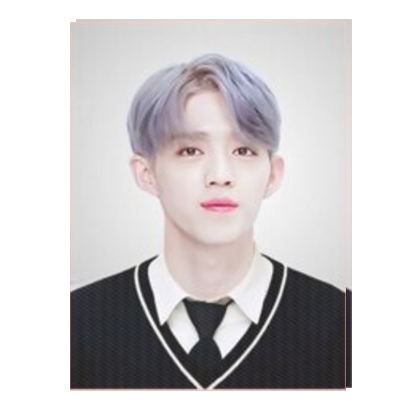
//> input picture arithmetic/20190729_194228.png, 408 x 408 px
$ ./main   (built with g++ and OpenCV 4)
//> lines starting //> are read from the running program, lines starting //| are printed output that depends on the picture
#include "opencv2/opencv.hpp"
#include <iostream>

using namespace cv;
using namespace std;

int main(void)
{
	Mat src1 = imread("20190729_194228.png");
//> src1 is the input picture: 408 rows x 408 cols, CV_8UC3; mean B, G, R 203.1, 202, 205
	Mat src2 = imread("20190729_194303.png");
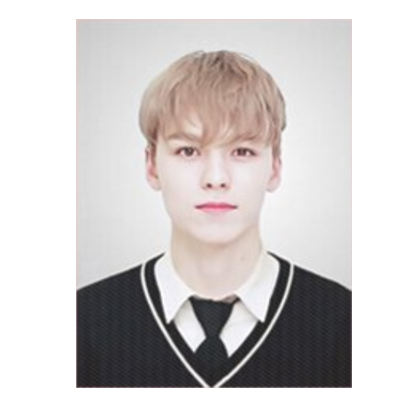
//> input picture arithmetic/20190729_194303.png, 408 x 408 px
//> src2 is the input picture: 408 rows x 408 cols, CV_8UC3; mean B, G, R 202.8, 203.4, 207.3

	if (src1.empty() || src2.empty()) {
		cerr << "Image load failed!" << endl;
		return -1;
	}

	imshow("src1", src1);
	imshow("src2", src2);

	Mat dst1, dst2;

	addWeighted(src1, 0.5, src2, 0.5, 0, dst2);
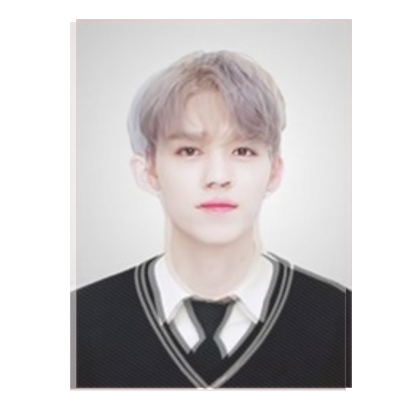
//> dst2: 408 rows x 408 cols, CV_8UC3; mean B, G, R 203, 202.7, 206.2
	imshow("dst2", dst2);


	// [11 lines of commented-out code are left out]
	waitKey();

	return 0;
}
